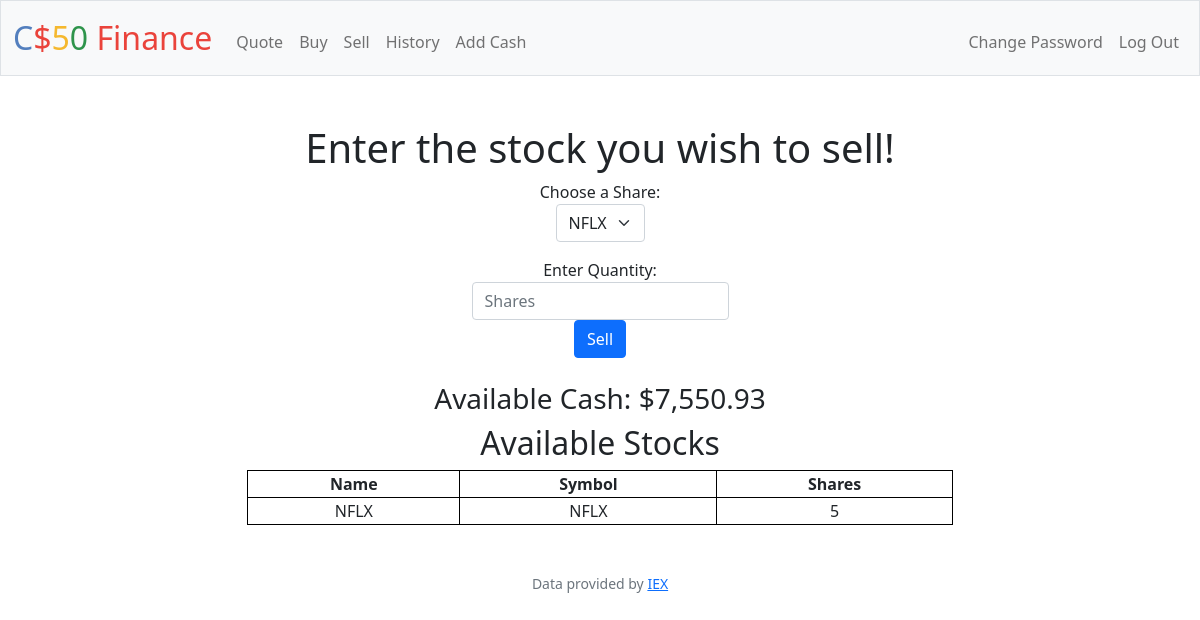
/sell (signed in), run on the app's committed database.
### tables this page shows
CREATE TABLE users (id INTEGER PRIMARY KEY AUTOINCREMENT NOT NULL, username TEXT NOT NULL, hash TEXT NOT NULL, cash NUMERIC NOT NULL DEFAULT 10000.00);

CREATE TABLE stocks (id INTEGER,
name TEXT NOT NULL,
symbol TEXT NOT NULL,
shares INTEGER,
FOREIGN KEY(id) REFERENCES users(id)
);

### app.py (the view, shortened to what this page needs)
@app.route("/sell", methods=["GET", "POST"])
@login_required
def sell():
    c=db.execute("SELECT cash FROM users WHERE id=?",session["user_id"])
    st=db.execute("SELECT * FROM  stocks WHERE id=?",session["user_id"])
    return render_template("sell.html",cash=c,stocks=st)

### app.py (called while the page is built)
@app.after_request
def after_request(response):
    response.headers["Cache-Control"] = "no-cache, no-store, must-revalidate"
    response.headers["Expires"] = 0
    response.headers["Pragma"] = "no-cache"
    return response

### helpers.py (called while the page is built)
def login_required(f):
    @wraps(f)
    def decorated_function(*args, **kwargs):
        if session.get("user_id") is None:
            return redirect("/login")
        return f(*args, **kwargs)
    return decorated_function

def usd(value):
    return f"${value:,.2f}"

### templates/sell.html (shortened to what this page needs)
{% extends "layout.html" %}
{% block main %}
    <h1>Enter the stock you wish to sell!</h1>
    <form action="/sell" method="post">
        <div class="mb-3">
            <label for="shares">Choose a Share:</label>
            <select class="form-select mx-auto w-auto" name="symbol" type="text">
                {% for stock in stocks %}
                    <option value="{{stock.name}}">{{stock.name}}</option>
                {% endfor %}
            </select>
        </div>
        <label for="shares">Enter Quantity:</label>
        <input autocomplete="off" class="form-control mx-auto w-auto" min="0" name="shares" placeholder="Shares" type="text">
        <button class="btn btn-primary" type="submit">Sell</button>
    </form>
    <br>
    <h3>Available Cash: {{cash[0]["cash"]|usd}}</h3>
    <h2>Available Stocks</h2>
    <table class="center" style="width: 60%;">
        <tr>
        <th>Name</th>
        <th>Symbol</th>
        <th>Shares</th>
        </tr>
        {% for stock in stocks %}
            <tr>
            <td>{{stock.name}}</td>
            <td>{{stock.symbol}}</td>
            <td>{{stock.shares}}</td>
            </tr>
        {% endfor %}
    </table>
{% endblock %}

### static/styles.css (style rules this page uses)
.center { margin-left: auto; margin-right: auto; }

### templates/layout.html (style rules this page uses)
table, th, td { border:1px solid black; }

### data on the page
users: cash "$7,550.93"
stocks: name "NFLX", symbol "NFLX", shares "5"

### other printed values
form field symbol "NFLX"
